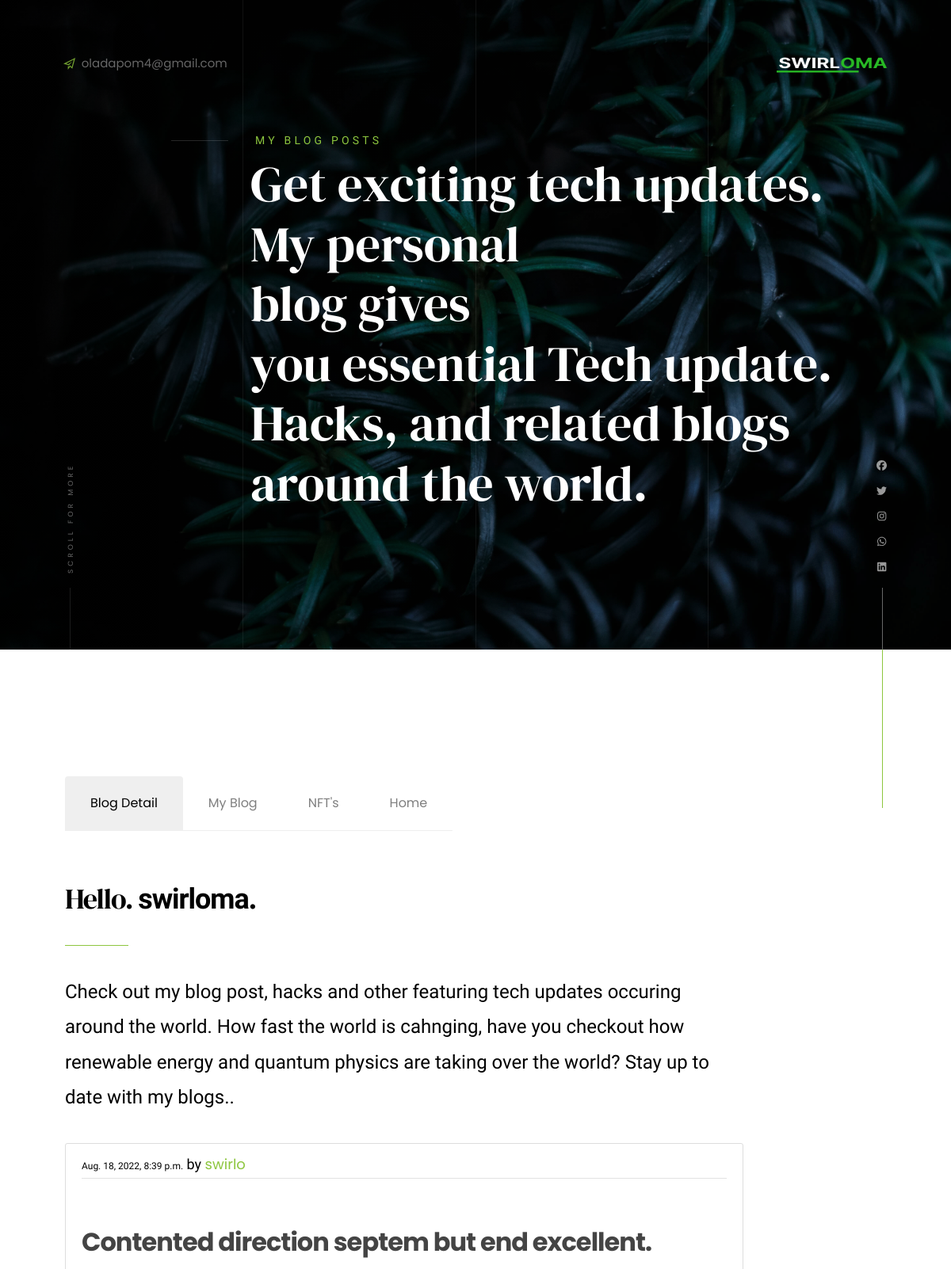
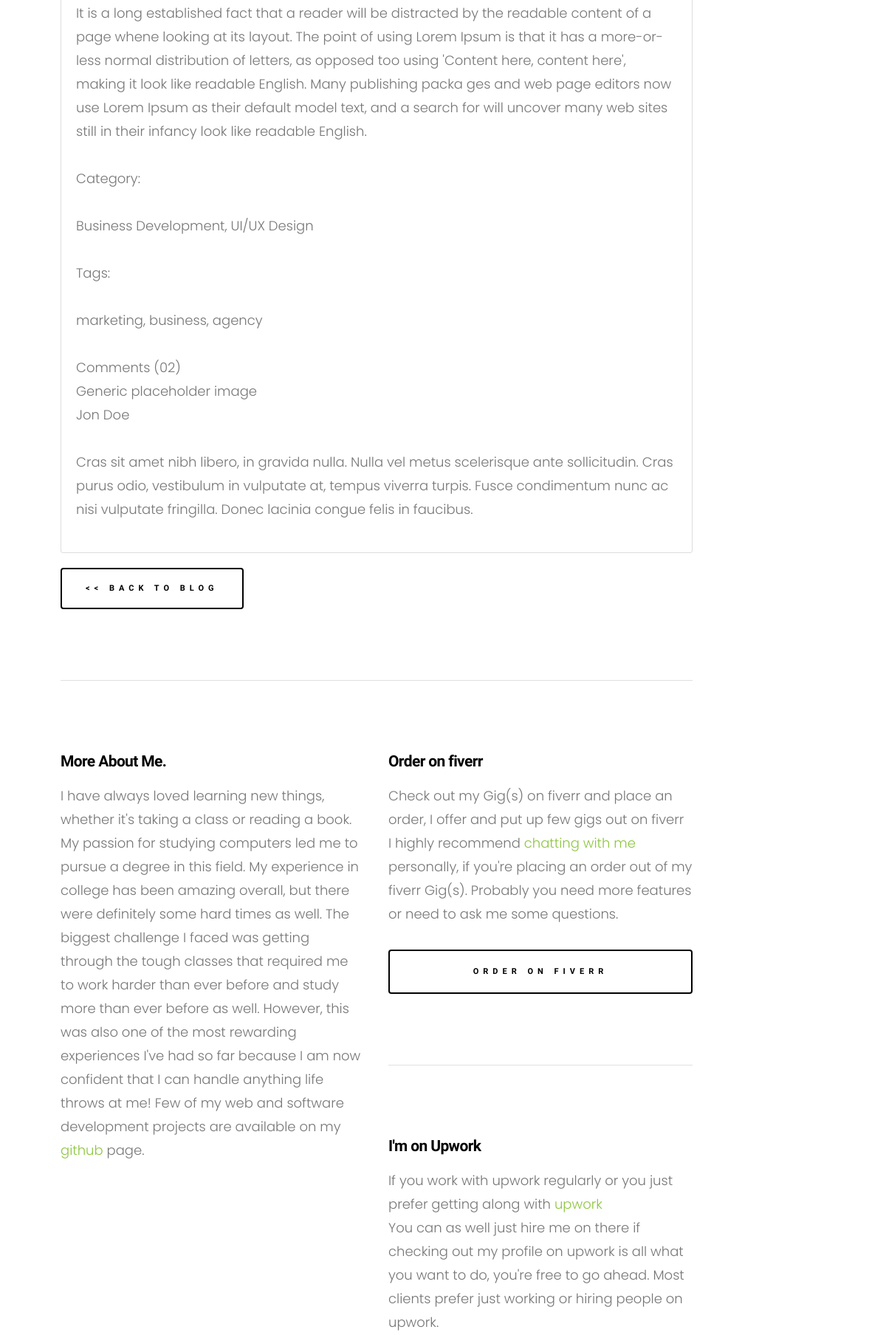
The app's page /blog/2/ (upper part) with its own data (2 pictures, top to bottom).
### home/models.py (models this page shows, shortened)
class SwirlInfo(models.Model):
    email_address = models.EmailField(max_length=255)
    mobile_number = models.CharField(max_length=255)
    alternate_mobile_number = models.CharField(max_length=255)
    address = models.CharField(max_length=255)
    facebook_link = models.URLField(max_length=255)
    instagram_link = models.URLField(max_length=255)
    twitter_link = models.URLField(max_length=255)
    linkedin_link = models.URLField(max_length=255)
    whatsapp_link = models.URLField(max_length=255, default='link')
    upwork_link = models.URLField(max_length=255, default='link')
    fiverr_link = models.URLField(max_length=255, default='link')

### blog/models.py (models this page shows, shortened)
class BlogDetail(models.Model):
    blog_welcome_intro = models.TextField(max_length=255)

class BlogPost(models.Model):
    author = models.ForeignKey(User, on_delete=models.CASCADE, default='1')
    blog_title = models.CharField(max_length=100)
    blog_content = models.TextField()
    date_posted = models.DateTimeField(default=timezone.now)
    blog_image = models.ImageField(default='blog_image.jpg', upload_to='blog')

### blog/views.py (the view)
# urls.py: path('blog/<int:pk>/', BlogDetailView.as_view(), name='blog-detail'),
class BlogDetailView(DetailView):
    model = BlogPost
    def get_context_data(self, **kwargs):
        context = super().get_context_data(**kwargs)
        context['title'] = 'Blog'
        context['infos'] = SwirlInfo.objects.all()
        context['intros'] = BlogDetail.objects.all()
        return context

### blog/templates/blog/blogpost_detail.html (shortened to what this page needs)
{% extends 'blog/base.html' %}
{% block content %}
    <section id="info" class="s-info">
        <div class="vert-line"></div>
        <div class="row info-content">
            <div class="column">
                <nav class="tab-nav">
                    <ul class="tab-nav__list">
                        <li class="active" data-id="tab-about">
                            <a href="#0">
                                <span>Blog Detail</span>
                            </a>
                        </li>
                        <li data-id="tab-services">
                            <a href="{% url 'blog' %}">
                                <span>My Blog</span>
                            </a>
                        </li>
                        <li class="" data-id="tab-nft">
                            <a href="{% url 'nft' %}">
                                <span>NFT's</span>
                            </a>
                        </li>
                        <li data-id="tab-services">
                            <a href="/">
                                <span>Home</span>
                            </a>
                        </li>
                    </ul>
                </nav>
        <div class="tab-content">
            <div id="tab-about" class='tab-content__item'>
                <div class="row tab-content__item-header">
                    <div class="column">
                        <h1>Hello.  <b> swirloma</b>.</h1>
                    </div>
                </div>
                <div class="row">
                    <div class="column">
                        {% for intro in intros %}
                        <p class="lead">
                            {{ intro.blog_welcome_intro }}
                        </p>
                        {% endfor %}
                <article class="media content-section">
                    <div class="media-body">
                    <div class="article-metadata">
                        <small class="text-muted">{{ object.date_posted }}</small> by <a class="mr-2" href="">{{ object.author }}</a>
                    </div>
                    <h2 class=""><a class="article-title" href="#{{ object.blog_title }}">{{ object.blog_title }}</a></h2>
                    <p class="article-content">{{ object.blog_content }}  </p>
                    </div>
                </article>
                <a href="{% url 'blog' %}" ><button type="button" class="btn--stroke btn--small ">
                        << Back to blog
                        </button></a>
 {% endblock content %}

### blog/templates/blog/base.html (shortened to what this page needs)
{% load static %}
<!DOCTYPE html>
<html class="no-js" lang="en">
<head>
    <link rel="stylesheet" href="{% static 'blog/css/style.css' %}">
    <link rel="stylesheet" href="{% static 'blog/css/skins/skin-demo-5.css' %}">
    <link rel="stylesheet" href="{% static 'blog/css/demos/demo-5.css' %}">
    <link rel="stylesheet" href="{% static 'home/css/base.css' %}">
    <link rel="stylesheet" href="{% static 'home/css/vendor.css' %}">
    <link rel="stylesheet" href="{% static 'home/css/main.css' %}">
    <link rel="stylesheet" type="text/css" href="{% static 'blog/css/corey.css' %}">
</head>
<body id="top">
    <header class="s-header">
        <div class="header-logo">
            <a class="site-logo" href="/">
                <img src="{% static 'home/images/logo.png' %}" alt="Swirloma">
            </a>
        </div>
        <div class="header-email">
            <svg xmlns="http://www.w3.org/2000/svg" width="24" height="24" viewBox="0 0 24 24"><path d="M0 12l11 3.1 7-8.1-8.156 5.672-4.312-1.202 15.362-7.68-3.974 14.57-3.75-3.339-2.17 2.925v-.769l-2-.56v7.383l4.473-6.031 4.527 4.031 6-22z"/></svg>
            {% for info in infos %}
            <a href="mailto:#0">{{ info.email_address }}</a>
            {% endfor %}
        </div>
    </header>
    <section id="intro" class="s-intro s-intro--static">
        <div class="grid-overlay">
        </div>
        <div class="row intro-content">
            <div class="column">
                <div class="intro-content__text">
                    <h3>
                    My Blog Posts
                    </h3>
                    <h1>
                    Get exciting tech updates. <br>
                    My personal <br>
                    blog gives <br>
                    you essential Tech update.<br>
                    Hacks, and related blogs around the world.
                    </h1>
        </div>
            </div>
        </div>
        <ul class="intro-social">
            {% for info in infos %}
            <li><a href="{{ info.facebook_link }}"><i class="fab fa-facebook" aria-hidden="true"></i></a></li>
            {% endfor %}
            {% for info in infos %}
            <li><a href="{{ info.twitter_link }}"><i class="fab fa-twitter" aria-hidden="true"></i></a></li>
            {% endfor %}
            {% for info in infos %}
            <li><a href="{{ info.instagram_link }}"><i class="fab fa-instagram" aria-hidden="true"></i></a></li>
            {% endfor %}
            {% for info in infos %}
            <li><a href="{{ info.mobile_number }}"><i class="fab fa-whatsapp" aria-hidden="true"></i></a></li>
            {% endfor %}
            {% for info in infos %}
            <li><a href="{{ info.linkedin_link }}"><i class="fab fa-linkedin" aria-hidden="true"></i></a></li>
            {% endfor %}
        </ul>
        <div class="intro-scroll">
            <a href="#info" class="scroll-link smoothscroll">
                Scroll For More
            </a>
        </div>
    </section>
    {% block content %}{% endblock content%}
    <hr>
    <div class="row">
        <div class="column large-6 tab-full">
            <h4>More About Me.</h4>
            <p>
                I have always loved learning new things, whether it's taking a class or reading a book. My passion for studying computers led me to pursue a degree in this field.
                My experience in college has been amazing overall, but there were definitely some hard times as well.
                The biggest challenge I faced was getting through the tough classes that required me to work harder than
                ever before and study more than ever before as well. However, this was also one of the most rewarding
                experiences I've had so far because I am now confident that I can handle anything life throws at me!
                Few of my web and software development projects are available on my <a href="https://www.github.com/martins0023">github</a> page.
            </p>
        </div>
        <div class="column large-6 tab-full">
            <h4>Order on fiverr</h4>
            <p>
                Check out my Gig(s) on fiverr and place an order, I offer and put up few gigs out on fiverr<br>
                I highly recommend <a href="{{ info.whatsapp_link }}">chatting with me</a> personally, if you're placing an order out of my fiverr Gig(s).
                Probably you need more features or need to ask me some questions.
            </p>
            <a href="https://www.fiverr.com/oladapomiracle?public_mode=true" class="btn btn--stroke h-full-width">Order on fiverr</a>
            <hr>
                <h4>I'm on Upwork</h4>
                <p>
                    If you work with upwork regularly or you just prefer getting along with <a href="http://www.upwork.com/miracle">upwork</a><br>
                    You can as well just hire me on there <a href="{{ info.upwork_link }}"></a> if checking out my profile on upwork is all what you
                    want to do, you're free to go ahead. Most clients prefer just working or hiring people on upwork.
                </p>
        </div>
    </div>
        </div>
        </div>
        </div>
    </div>
    </div>
</div>
 </section>
</body>

### blog/static/blog/css/skins/skin-demo-5.css (style rules this page uses)
a { color:#c66 }

### home/static/home/css/base.css (style rules this page uses)
html { line-height: 1.15; -webkit-text-size-adjust: 100%; }
body { margin: 0; }
h1 { font-size: 2em; margin: 0.67em 0; }
hr { box-sizing: content-box; height: 0; overflow: visible; }
a { background-color: transparent; }
b, strong { font-weight: bolder; }
small { font-size: 80%; }
img { border-style: none; }
button, input, optgroup, select, textarea { font-family: inherit; font-size: 100%; line-height: 1.15; margin: 0; }
button, input { overflow: visible; }
button, select { text-transform: none; }
button, [type="button"], [type="reset"], [type="submit"] { -webkit-appearance: button; }
html { font-size: 62.5%; box-sizing: border-box; }
*, *::before, *::after { box-sizing: inherit; }
body { font-weight: normal; line-height: 1; word-wrap: break-word; -moz-font-smoothing: grayscale; -moz-osx-font-smoothing: grayscale; -webkit-font-smoothing: antialiased; -webkit-overflow-scrolling: touch; -webkit-text-size-adjust: none; }
svg, img, video embed, iframe, object { max-width: 100%; height: auto; }
div, dl, dt, dd, ul, ol, li, h1, h2, h3, h4, h5, h6, pre, form, p, blockquote, th, td { margin: 0; padding: 0; }
p { font-size: inherit; text-rendering: optimizeLegibility; }
strong, b { font-weight: bold; line-height: inherit; }
small { font-size: 60%; line-height: inherit; }
ol, ul { list-style: none; }
li { display: block; }
a { text-decoration: none; line-height: inherit; }
a img { border: none; }
.row { width: 89%; max-width: 1400px; margin: 0 auto; display: -ms-flexbox; display: -webkit-flex; display: flex; -webkit-flex-flow: row wrap; -ms-flex-flow: row wrap; flex-flow: row wrap; }
.row .row { width: auto; max-width: none; margin-left: -20px; margin-right: -20px; }
.column { -webkit-flex: 1 1 0%; -ms-flex: 1 1 0%; flex: 1 1 0%; padding: 0 20px; }
.large-6, .large-half { -webkit-flex: 0 0 50%; -ms-flex: 0 0 50%; flex: 0 0 50%; max-width: 50%; }
@media screen and (max-width:1200px) { .row .row { margin-left: -16px; margin-right: -16px; } }
@media screen and (max-width:1200px) { .column { padding: 0 16px; } }
.h-full-width { width: 100%; }

### blog/static/blog/css/corey.css (style rules this page uses)
h1, h2, h3, h4, h5, h6 { color: #000000; }
ul { margin: 0; }
.content-section { background: #ffffff; padding: 10px 20px; border: 1px solid #dddddd; border-radius: 3px; margin-bottom: 20px; }
.article-title { color: #444444; }
.article-content { white-space: pre-line; }
.article-metadata { padding-bottom: 1px; margin-bottom: 4px; border-bottom: 1px solid #e3e3e3 }

### records on screen
SwirlInfo: email_address "oladapom4@gmail.com"
BlogDetail: blog_welcome_intro "Check out my blog post, hacks and other featuring tech updates occuring around the world. How fast the world is cahnging, have you checkout how renewable energy and quantum physics are taking over the world? Stay up to date with my blogs.."
BlogPost: date_posted "Aug. 18, 2022, 8:39 p.m.", author "swirlo", blog_title "Contented direction septem but end excellent.", blog_content "It is a long established fact that a reader will be distracted by the readable content of a page whene looking at its layout. The point of using Lorem Ipsum is that it has a more-or-less normal distribution of letters, as opposed too using 'Content here, content here', making it look like readable English. Many publishing packa ges and web page editors now use Lorem Ipsum as their default model text, and a search for will uncover many web sites still in their infancy look like readable English. Category: Business Development, UI/UX Design Tags: marketing, business, agency Comments (02) Generic placeholder image Jon Doe Cras sit amet nibh libero, in gravida nulla. Nulla vel metus scelerisque…"
